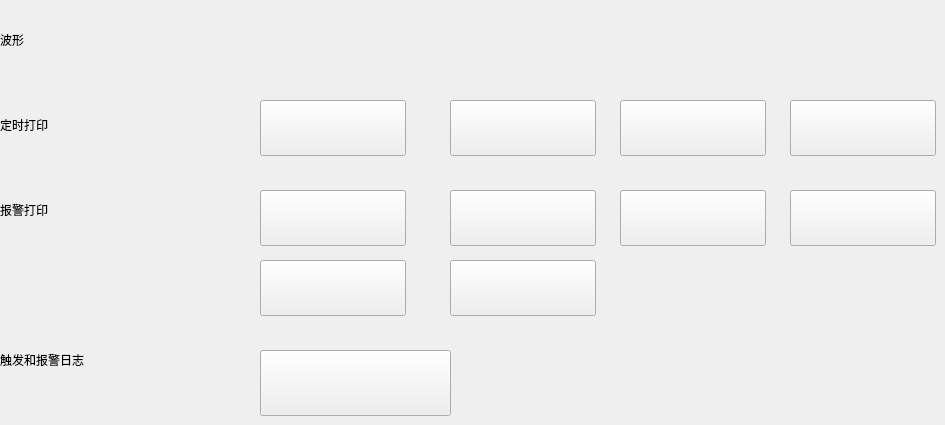
   <widget class="QWidget" name="page_4">
    <widget class="QLabel" name="label_14">
     <property name="geometry">
      <rect>
       <x>0</x>
       <y>180</y>
       <width>217</width>
       <height>60</height>
      </rect>
     </property>
     <property name="minimumSize">
      <size>
       <width>217</width>
       <height>60</height>
      </size>
     </property>
     <property name="maximumSize">
      <size>
       <width>217</width>
       <height>60</height>
      </size>
     </property>
     <property name="text">
      <string>报警打印</string>
     </property>
    </widget>
    <widget class="QLabel" name="label_15">
     <property name="geometry">
      <rect>
       <x>0</x>
       <y>10</y>
       <width>217</width>
       <height>60</height>
      </rect>
     </property>
     <property name="minimumSize">
      <size>
       <width>217</width>
       <height>60</height>
      </size>
     </property>
     <property name="maximumSize">
      <size>
       <width>217</width>
       <height>60</height>
      </size>
     </property>
     <property name="text">
      <string>波形</string>
     </property>
    </widget>
    <widget class="QLabel" name="label_16">
     <property name="geometry">
      <rect>
       <x>0</x>
       <y>95</y>
       <width>217</width>
       <height>60</height>
      </rect>
     </property>
     <property name="minimumSize">
      <size>
       <width>217</width>
       <height>60</height>
      </size>
     </property>
     <property name="maximumSize">
      <size>
       <width>217</width>
       <height>60</height>
      </size>
     </property>
     <property name="text">
      <string>定时打印</string>
     </property>
    </widget>
    <widget class="QLabel" name="label_17">
     <property name="geometry">
      <rect>
       <x>0</x>
       <y>330</y>
       <width>217</width>
       <height>60</height>
      </rect>
     </property>
     <property name="minimumSize">
      <size>
       <width>217</width>
       <height>60</height>
      </size>
     </property>
     <property name="maximumSize">
      <size>
       <width>217</width>
       <height>60</height>
      </size>
     </property>
     <property name="text">
      <string>触发和报警日志</string>
     </property>
    </widget>
    <widget class="QPushButton" name="Timing_7S">
     <property name="geometry">
      <rect>
       <x>260</x>
       <y>100</y>
       <width>146</width>
       <height>56</height>
      </rect>
     </property>
     <property name="minimumSize">
      <size>
       <width>146</width>
       <height>56</height>
      </size>
     </property>
     <property name="maximumSize">
      <size>
       <width>146</width>
       <height>56</height>
      </size>
     </property>
     <property name="text">
      <string/>
     </property>
    </widget>
    <widget class="QPushButton" name="Call_The_Police_30Min">
     <property name="geometry">
      <rect>
       <x>620</x>
       <y>190</y>
       <width>146</width>
       <height>56</height>
      </rect>
     </property>
     <property name="minimumSize">
      <size>
       <width>146</width>
       <height>56</height>
      </size>
     </property>
     <property name="maximumSize">
      <size>
       <width>146</width>
       <height>56</height>
      </size>
     </property>
     <property name="text">
      <string/>
     </property>
    </widget>
    <widget class="QPushButton" name="Call_The_Police_15Min">
     <property name="geometry">
      <rect>
       <x>450</x>
       <y>190</y>
       <width>146</width>
       <height>56</height>
      </rect>
     </property>
     <property name="minimumSize">
      <size>
       <width>146</width>
       <height>56</height>
      </size>
     </property>
     <property name="maximumSize">
      <size>
       <width>146</width>
       <height>56</height>
      </size>
     </property>
     <property name="text">
      <string/>
     </property>
    </widget>
    <widget class="QPushButton" name="Call_The_Police_Off">
     <property name="geometry">
      <rect>
       <x>260</x>
       <y>190</y>
       <width>146</width>
       <height>56</height>
      </rect>
     </property>
     <property name="minimumSize">
      <size>
       <width>146</width>
       <height>56</height>
      </size>
     </property>
     <property name="maximumSize">
      <size>
       <width>146</width>
       <height>56</height>
      </size>
     </property>
     <property name="text">
      <string/>
     </property>
    </widget>
    <widget class="QPushButton" name="Timing_60S">
     <property name="geometry">
      <rect>
       <x>790</x>
       <y>100</y>
       <width>146</width>
       <height>56</height>
      </rect>
     </property>
     <property name="minimumSize">
      <size>
       <width>146</width>
       <height>56</height>
      </size>
     </property>
     <property name="maximumSize">
      <size>
       <width>146</width>
       <height>56</height>
      </size>
     </property>
     <property name="text">
      <string/>
     </property>
    </widget>
    <widget class="QPushButton" name="Timing_30S">
     <property name="geometry">
      <rect>
       <x>620</x>
       <y>100</y>
       <width>146</width>
       <height>56</height>
      </rect>
     </property>
     <property name="minimumSize">
      <size>
       <width>146</width>
       <height>56</height>
      </size>
     </property>
     <property name="maximumSize">
      <size>
       <width>146</width>
       <height>56</height>
      </size>
     </property>
     <property name="text">
      <string/>
     </property>
    </widget>
    <widget class="QPushButton" name="Timing_15S">
     <property name="geometry">
      <rect>
       <x>450</x>
       <y>100</y>
       <width>146</width>
       <height>56</height>
      </rect>
     </property>
     <property name="minimumSize">
      <size>
       <width>146</width>
       <height>56</height>
      </size>
     </property>
     <property name="maximumSize">
      <size>
       <width>146</width>
       <height>56</height>
      </size>
     </property>
     <property name="text">
      <string/>
     </property>
    </widget>
    <widget class="QPushButton" name="Call_The_Police_1Hour">
     <property name="geometry">
      <rect>
       <x>790</x>
       <y>190</y>
       <width>146</width>
       <height>56</height>
      </rect>
     </property>
     <property name="minimumSize">
      <size>
       <width>146</width>
       <height>56</height>
      </size>
     </property>
     <property name="maximumSize">
      <size>
       <width>146</width>
       <height>56</height>
      </size>
     </property>
     <property name="text">
      <string/>
     </property>
    </widget>
    <widget class="QPushButton" name="Call_The_Police_2Hour">
     <property name="geometry">
      <rect>
       <x>260</x>
       <y>260</y>
       <width>146</width>
       <height>56</height>
      </rect>
     </property>
     <property name="minimumSize">
      <size>
       <width>146</width>
       <height>56</height>
      </size>
     </property>
     <property name="maximumSize">
      <size>
       <width>146</width>
       <height>56</height>
      </size>
     </property>
     <property name="text">
      <string/>
     </property>
    </widget>
    <widget class="QPushButton" name="Call_The_Police_4Hour">
     <property name="geometry">
      <rect>
       <x>450</x>
       <y>260</y>
       <width>146</width>
       <height>56</height>
      </rect>
     </property>
     <property name="minimumSize">
      <size>
       <width>146</width>
       <height>56</height>
      </size>
     </property>
     <property name="maximumSize">
      <size>
       <width>146</width>
       <height>56</height>
      </size>
     </property>
     <property name="text">
      <string/>
     </property>
    </widget>
    <widget class="QPushButton" name="Log_Printing">
     <property name="geometry">
      <rect>
       <x>260</x>
       <y>350</y>
       <width>191</width>
       <height>66</height>
      </rect>
     </property>
     <property name="minimumSize">
      <size>
       <width>191</width>
       <height>66</height>
      </size>
     </property>
     <property name="maximumSize">
      <size>
       <width>191</width>
       <height>66</height>
      </size>
     </property>
     <property name="text">
      <string/>
     </property>
    </widget>
   </widget>
